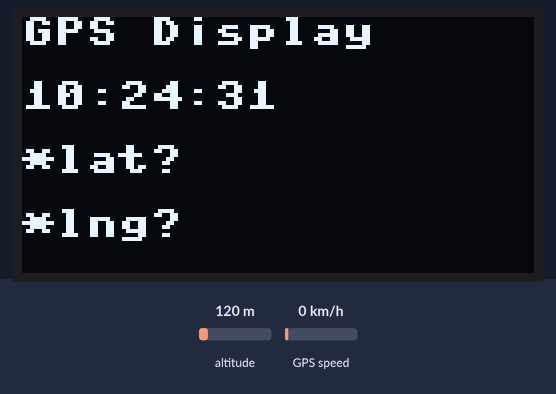
Bench run of a program on a simulated Raspberry Pi Pico running MicroPython. Parts: 128×64 one-colour display. The inputs (shaded band) are chosen by the test bench; at power-on: altitude 120 m, GPS speed 0 km/h. The GPS gets a fix after 3 s at 37.7749, -122.4194 with 8 satellites; the interpreter's speed is modelled, so counts of loop turns are approximate; library files of the repository ran but are not shown: sh1106.py; what the program prints to the serial console is not drawn.

Above: at 1.6 s.
1.7 s: altitude set to 20 m
At 3.4 s:
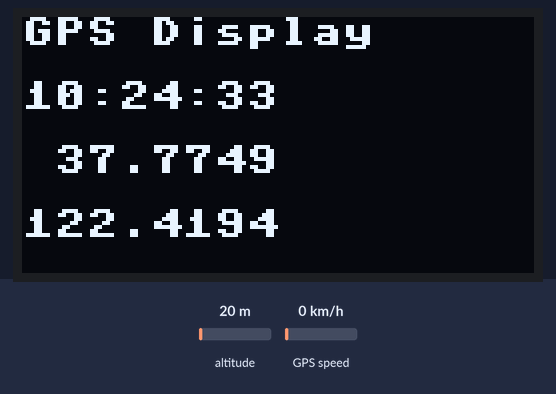
At 4.8 s:
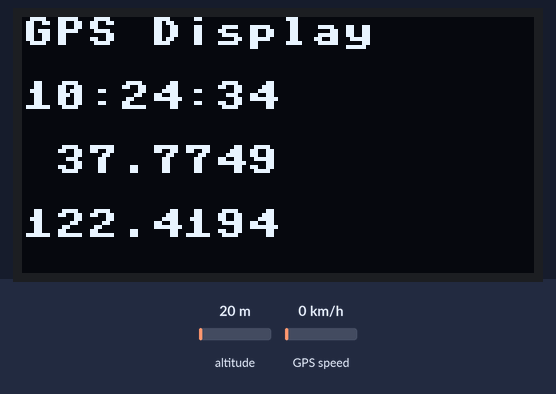
6.1 s: altitude set to 500 m
Timing chart, 0 to 9.1 s (numbered marks = the images above; inputs shaded):
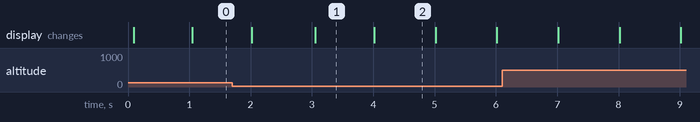

Measured:
- what the display in image 1 shows lasts 0.9 s, from 3.1 s to 4.0 s

The program:

gpsDisplay.py
```python
# https://github.com/robert-hh/SH1106
# Remember - The pin numbers are the GP numbers e.g. pin(10) is really GP10
# Remember - Use the I2C1 bus - I2C0 seems to give "EIO" problems
# Remember - If you have "EIO" problems, try disconnecting and reconnecting power to PICO, and then re-execute program

from machine import UART, Pin
from machine import Pin, I2C
import sh1106
from time import sleep

sda = Pin(10)
scl = Pin(11)
i2c = I2C(1, scl=scl, sda=sda, freq=400000)
#print("I2C Address      : "+hex(i2c.scan()[0]).upper())
#print("I2C Configuration: "+str(i2c))
oled = sh1106.SH1106_I2C(128, 64, i2c, Pin(16), 0x3c)
oled.sleep(False)
oled.flip()

uart1 = UART(1, baudrate=9600, tx=Pin(8), rx=Pin(9), bits=8, parity=None, stop=1)
#uart1.write(b'UART on GPIO8 & GPIO9 at 9600 baud\n\r')

#uart0 = UART(0)
#uart0.write(b'UART on GPIO0 & GPIO1 at 115200 baud\n\r')

oled.text('GPS Display' , 0, 0, 1)
oled.text('Waiting...', 0, 16, 3)

while True:
    rec = False
    rxData = bytes()
    while uart1.any() > 0:
        rec = True
        rxData += uart1.read()
    if rec == True:
        rec = False
#        print(rxData.decode())
        try:
            msgArr = rxData.decode().split("\n")
            try:
                try:
                    for z_rec in msgArr:
                        if z_rec[1:6] == "GNGGA":
                            GNGGA_str = z_rec
                except:
                    GNGGA_str =",,,,"
            except:
                GNGGA_str = ",,,,"

            print(GNGGA_str)
            g1 = " "
            g2 = " "
            g3 = " "
            g4 = " "
            g5 = " "
            try:
                GNGGA_ary = GNGGA_str.split(",")
                g1 = GNGGA_ary[1]
                g2 = GNGGA_ary[2]
                g3 = GNGGA_ary[3]
                g4 = GNGGA_ary[4]
                g5 = GNGGA_ary[5]
            except:
                print("GNGGA error")

            z_time = "*Time?"
            z_lat  = "*lat?"
            z_lng  = "*lng?"
            try:
                if g1 != False:
                    z_chars = str(int(float(g1) + 1000000))  # Pad out the number so that it is easier to slice it
                    z_time = z_chars[1:3] + ":" + z_chars[3:5] + ":" + z_chars[5:]
                if g2 != False:
#                    x = float(g2[2:])/60
#                    print(x)
#                    y = round(float(g2[2:])/60,6)
#                    print(y)
                    z_lat = str(round(float(g2[0:2])+(float(g2[2:])/60), 9))
#                    z_lat = str(int(g2[0:2]))+str(round(float(g2[2:])/60),6)[1:]
#                    z_lat = str(int(g2[0:2]))+str(round(float(g2[2:])/60,6))[1:]
                    z_lat = z_lat.strip("0")
                    if g3 != 'N':
                        z_lat = "-"+z_lat
                    res = '    '
                    indx = 0
                    for indx in range(0, 5):
                        res = res[1:]
                        if z_lat[indx] == ".":
                            break
                    z_lat = res + z_lat
                if g4 != False:
                    z_lng = str(round(float(g4[0:3])+(float(g4[3:])/60), 9))
#                    z_lng = str(int(g4[0:3]))+str(round(float(g4[3:])/60),6)
#                    z_lng = str(int(g4[0:3]))+str(round(float(g4[3:])/60,6))[1:]
                    z_lng = z_lng.strip("0")
                    if g5 != 'W':
                        z_lng = "-"+ z_lng
                    res = '    '
                    indx = 0
                    for indx in range(0, 5):
                        res = res[1:]
                        if z_lng[indx] == ".":
                            break
                    z_lng = res + z_lng

            except:
                print("calc error")

            oled.fill(0)
            oled.text('GPS Display' , 0, 0, 1)
            oled.text(z_time , 0, 16, 2)  # Time
            oled.text(z_lat , 0, 32, 2)  # Latitude
            oled.text(z_lng , 0, 48, 2)  # Longitude
            oled.show()
        except:
            oled.fill(0)
            oled.text('GPS Display' , 0, 0, 1)
            oled.text('Array Error' , 0, 32, 2)
            oled.text('           ' , 0, 48, 2)
```
